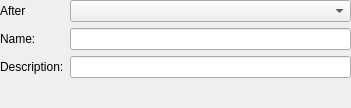
<?xml version="1.0" encoding="UTF-8"?>
<ui version="4.0">
 <class>KPlato::EditCategoryPanel</class>
 <widget class="QWidget" name="KPlato::EditCategoryPanel">
  <property name="geometry">
   <rect>
    <x>0</x>
    <y>0</y>
    <width>351</width>
    <height>108</height>
   </rect>
  </property>
  <layout class="QFormLayout" name="formLayout">
   <property name="margin">
    <number>0</number>
   </property>
   <item row="0" column="0">
    <widget class="QLabel" name="afterLabel">
     <property name="toolTip">
      <string>The category is placed after this category</string>
     </property>
     <property name="text">
      <string>After</string>
     </property>
     <property name="buddy">
      <cstring>insertAfter</cstring>
     </property>
    </widget>
   </item>
   <item row="0" column="1">
    <widget class="KComboBox" name="insertAfter">
     <property name="insertPolicy">
      <enum>QComboBox::InsertAlphabetically</enum>
     </property>
     <property name="autoCompletion">
      <bool>false</bool>
     </property>
    </widget>
   </item>
   <item row="1" column="0">
    <widget class="QLabel" name="categoryLabel">
     <property name="toolTip">
      <string>The name of the category</string>
     </property>
     <property name="text">
      <string>Name:</string>
     </property>
     <property name="buddy">
      <cstring>viewname</cstring>
     </property>
    </widget>
   </item>
   <item row="1" column="1">
    <widget class="QLineEdit" name="viewname"/>
   </item>
   <item row="2" column="0">
    <widget class="QLabel" name="tooltipLabel">
     <property name="toolTip">
      <string>The description of the category</string>
     </property>
     <property name="text">
      <string>Description:</string>
     </property>
     <property name="buddy">
      <cstring>tooltip</cstring>
     </property>
    </widget>
   </item>
   <item row="2" column="1">
    <widget class="QLineEdit" name="tooltip"/>
   </item>
  </layout>
 </widget>
 <customwidgets>
  <customwidget>
   <class>KComboBox</class>
   <extends>QComboBox</extends>
   <header>KComboBox</header>
  </customwidget>
 </customwidgets>
 <resources/>
 <connections/>
</ui>
